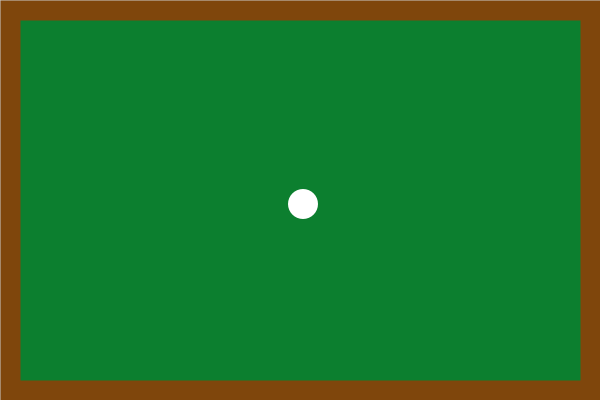
Frame 1 (no input)
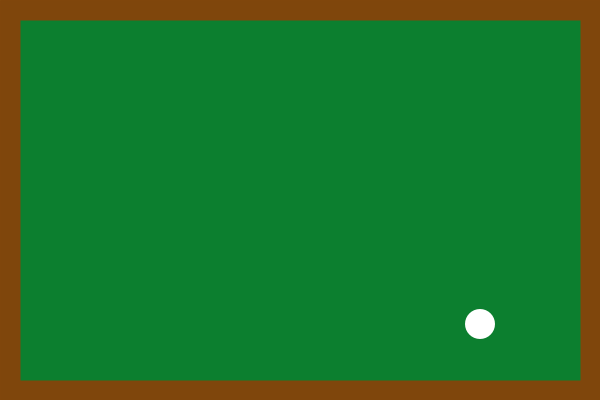
Frame 60 (the mouse pressed at the canvas centre just before this capture)
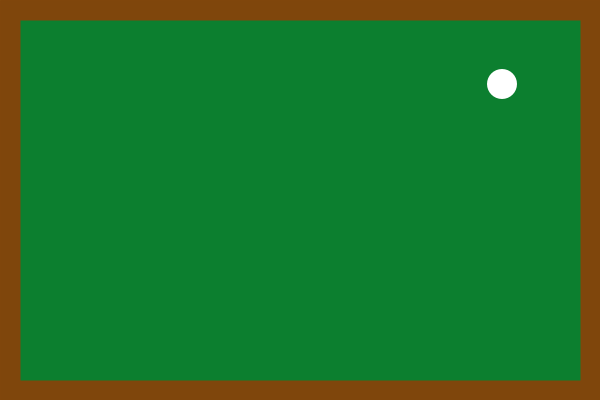
Frame 120 (the mouse held since frame 60 and released just before this capture)

The Processing sketch that drew these frames (run headless with seeded random() and noise(); from frame 60 on, the mouse is pressed at the canvas centre):

// Processing sketch: Billiard
// ── Billiard.pde

// Billiard

float bx, by;    // ボールの位置
float b_vx, b_vy;  // ボールの速度
float b_r = 15; // ボールの半径

void setup() {
  size(600, 400);
  colorMode(HSB, 360, 100, 100);
  
  // ボールの初期化
  bx = width / 2;
  by = height / 2;
  b_vx = 3;  // 水平方向の速度
  b_vy = 4;  // 垂直方向の速度
  
}

void draw() {
  
  // ビリヤード台の枠を描画
  strokeWeight(20);
  stroke(30, 90, 50); // 茶色の枠
  fill(138, 90, 50); // 緑色の背景
  rect(10, 10, width - 20, height - 20);
  
  // ボールの移動
  bx = bx + b_vx;
  by = by + b_vy;
  
  // 壁での反射（左）
  if (bx < 20) {
    b_vx = -b_vx;
    bx = 20;
  }
  
  // 壁での反射（右）
  if (bx > width - 20) {
    b_vx = -b_vx;
    bx = width - 20;
  }
  
  // 壁での反射（上）
  if (by < 20) {
    b_vy = -b_vy;
    by = 20;
  }
  
  // 壁での反射（下）
  if (by > height - 20) {
    b_vy = -b_vy;
    by = height - 20;
  }
  
  // ボールを描画
  fill(0, 0, 100);
  noStroke();
  ellipse(bx, by, b_r * 2, b_r * 2);
}
